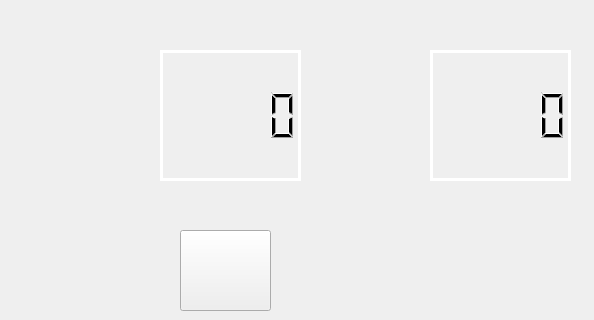
                  <widget class="QWidget" name="page_settings">
                   <widget class="QLabel" name="thermomter_image_label">
                    <property name="geometry">
                     <rect>
                      <x>60</x>
                      <y>70</y>
                      <width>91</width>
                      <height>91</height>
                     </rect>
                    </property>
                    <property name="font">
                     <font>
                      <family>Segoe UI</family>
                      <pointsize>40</pointsize>
                     </font>
                    </property>
                    <property name="styleSheet">
                     <string notr="true">image: url(:/newPrefix/온도계.png);
border:none</string>
                    </property>
                    <property name="text">
                     <string/>
                    </property>
                    <property name="alignment">
                     <set>Qt::AlignCenter</set>
                    </property>
                   </widget>
                   <widget class="QLCDNumber" name="now_temperature_qlcd">
                    <property name="geometry">
                     <rect>
                      <x>160</x>
                      <y>50</y>
                      <width>141</width>
                      <height>131</height>
                     </rect>
                    </property>
                    <property name="styleSheet">
                     <string notr="true">border: 3px solid white;</string>
                    </property>
                   </widget>
                   <widget class="QLCDNumber" name="set_temperature_qlcd">
                    <property name="geometry">
                     <rect>
                      <x>430</x>
                      <y>50</y>
                      <width>141</width>
                      <height>131</height>
                     </rect>
                    </property>
                    <property name="styleSheet">
                     <string notr="true">border: 3px solid white;</string>
                    </property>
                   </widget>
                   <widget class="QPushButton" name="set_temperature_up_button">
                    <property name="geometry">
                     <rect>
                      <x>410</x>
                      <y>240</y>
                      <width>75</width>
                      <height>71</height>
                     </rect>
                    </property>
                    <property name="styleSheet">
                     <string notr="true">image: url(:/newPrefix/위삼각형.png);
border:none</string>
                    </property>
                    <property name="text">
                     <string/>
                    </property>
                   </widget>
                   <widget class="QPushButton" name="set_temperature_down_button">
                    <property name="geometry">
                     <rect>
                      <x>510</x>
                      <y>240</y>
                      <width>75</width>
                      <height>71</height>
                     </rect>
                    </property>
                    <property name="styleSheet">
                     <string notr="true">image: url(:/newPrefix/아래삼각형.png);
border:none</string>
                    </property>
                    <property name="text">
                     <string/>
                    </property>
                   </widget>
                   <widget class="QPushButton" name="refrigerator_close_button">
                    <property name="geometry">
                     <rect>
                      <x>180</x>
                      <y>230</y>
                      <width>91</width>
                      <height>81</height>
                     </rect>
                    </property>
                    <property name="styleSheet">
                     <string notr="true">image: url(:/newPrefix/전원종료.png);</string>
                    </property>
                    <property name="text">
                     <string/>
                    </property>
                   </widget>
                  </widget>
